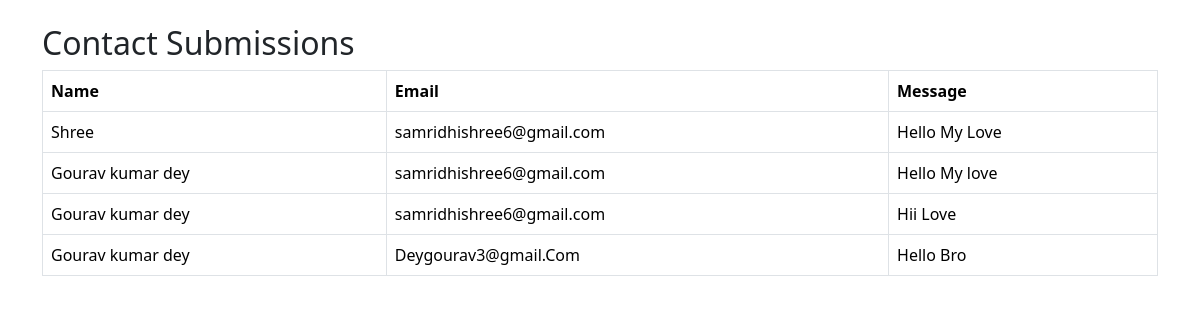
The page /admin/messages on the database its author committed.
### tables this page shows
CREATE TABLE contacts (
                id INTEGER PRIMARY KEY AUTOINCREMENT,
                name TEXT NOT NULL,
                email TEXT NOT NULL,
                message TEXT NOT NULL
            );

### app.py (the view)
@app.route('/admin/messages')
def view_messages():
    conn = sqlite3.connect(DB_FILE)
    c = conn.cursor()
    c.execute("SELECT name, email, message FROM contacts ORDER BY id DESC")
    messages = c.fetchall()
    conn.close()
    return render_template("messages.html", messages=messages)

### templates/messages.html (shortened to what this page needs)
<!DOCTYPE html>
<html>
  <head>
    <link
      href="https://cdn.jsdelivr.net/npm/bootstrap@5.3.2/dist/css/bootstrap.min.css"
      rel="stylesheet"
    />
  </head>
  <body class="bg-white">
    <div class="container mt-4">
      <h2>Contact Submissions</h2>
      <table class="table table-bordered">
        <thead>
          <tr>
            <th>Name</th>
            <th>Email</th>
            <th>Message</th>
          </tr>
        </thead>
        <tbody>
          {% for msg in messages %}
          <tr>
            <td>{{ msg[0] }}</td>
            <td>{{ msg[1] }}</td>
            <td>{{ msg[2] }}</td>
          </tr>
          {% endfor %}
        </tbody>
      </table>
    </div>
  </body>
</html>

### rows shown on the page
contacts: name "Shree", email "samridhishree6@gmail.com", message "Hello My Love"
contacts: name "Gourav kumar dey", email "samridhishree6@gmail.com", message "Hello My love"
contacts: name "Gourav kumar dey", email "samridhishree6@gmail.com", message "Hii Love"
contacts: name "Gourav kumar dey", email "Deygourav3@gmail.Com", message "Hello Bro"
